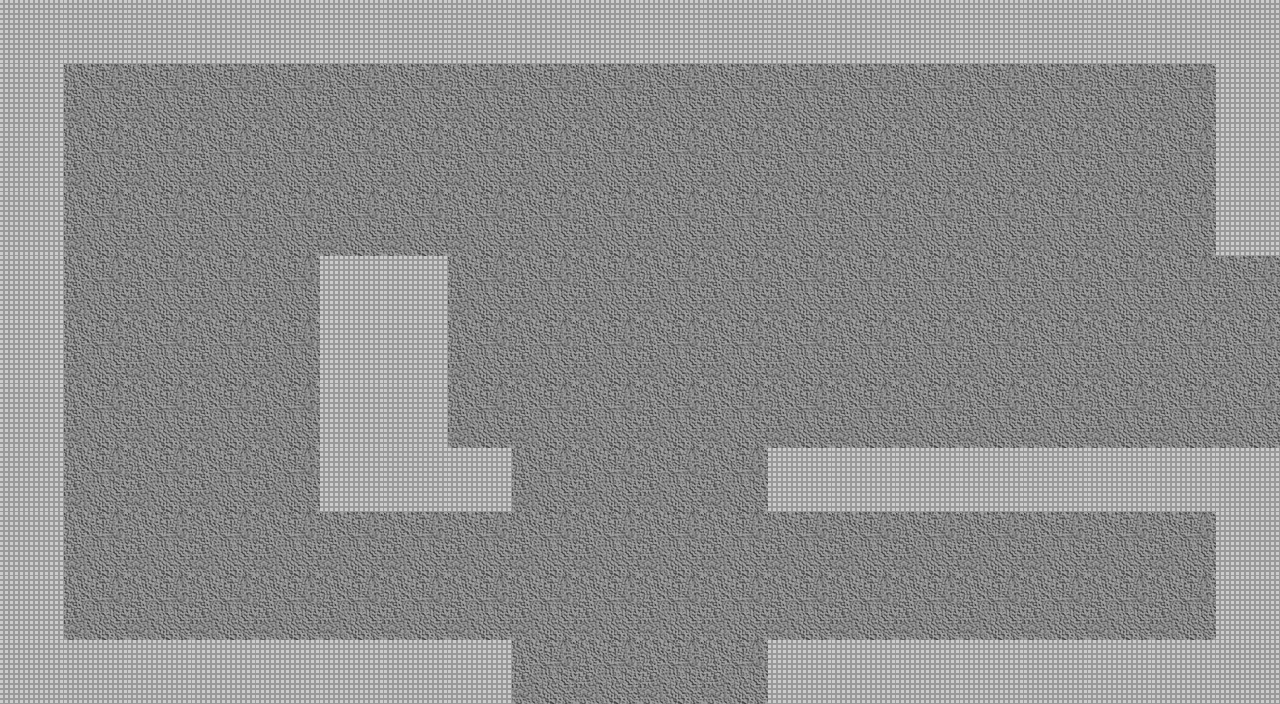

Rendered tile map (Tiled .tmx) drawn with the repository's tilesets; below, a short description and the map source with its tile grids summarised:
An orthogonal 20x11 tile map with 64x64 px tiles, 2 tile layers (Floor, Wall), 3 tilesets and 9 objects.

<map version="1.0" orientation="orthogonal" renderorder="right-down" width="20" height="11" tilewidth="64" tileheight="64" nextobjectid="39">
 <properties>
  <property name="unity:resource" value="True" />
  <property name="unity:tag" value="Room" />
 </properties>
 <tileset firstgid="1" source="DungeonTilePH.tsx" />
 <tileset firstgid="3" source="MobSpawner.tsx" />
 <tileset firstgid="8" source="DestructSpawn.tsx" />
 <layer name="Floor" width="20" height="11">
  <properties>
   <property name="unity:sortingLayerName" value="Floor" />
   <property name="unity:tag" value="Floor" />
  </properties>
  <data>[220 cells, 220 non-empty, 1 distinct tile ids]</data>
 </layer>
 <layer name="Wall" width="20" height="11">
  <properties>
   <property name="ChildTag" value="Wall" />
   <property name="unity:tag" value="Wall" />
  </properties>
  <data>[220 cells, 67 non-empty, 1 distinct tile ids]</data>
 </layer>
 <objectgroup name="Destructables">
  <object id="27" gid="8" x="512" y="512" width="64" height="64" />
  <object id="28" gid="8" x="576" y="512" width="64" height="64" />
  <object id="29" gid="8" x="640" y="512" width="64" height="64" />
  <object id="30" gid="8" x="704" y="512" width="64" height="64" />
 </objectgroup>
 <objectgroup name="Mobs">
  <object id="34" gid="6" x="832" y="576" width="64" height="64" />
  <object id="37" gid="6" x="192" y="384" width="64" height="64" />
  <object id="38" gid="5" x="640" y="320" width="64" height="64" />
 </objectgroup>
 <objectgroup name="Exits">
  <object id="19" x="1248" y="256" width="32" height="192">
   <properties>
    <property name="Exit" value="E" />
   </properties>
  </object>
  <object id="21" x="512" y="672" width="256" height="32">
   <properties>
    <property name="Exit" value="S" />
   </properties>
  </object>
 </objectgroup>
</map>
